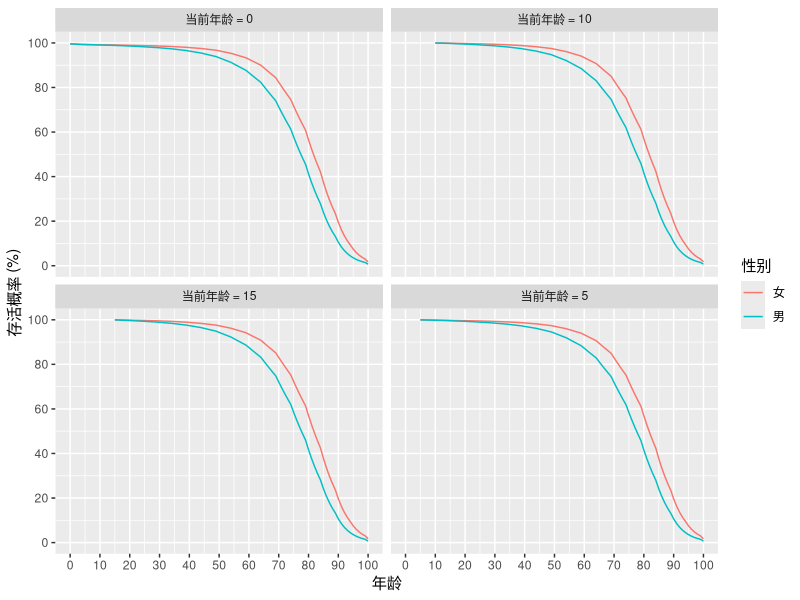
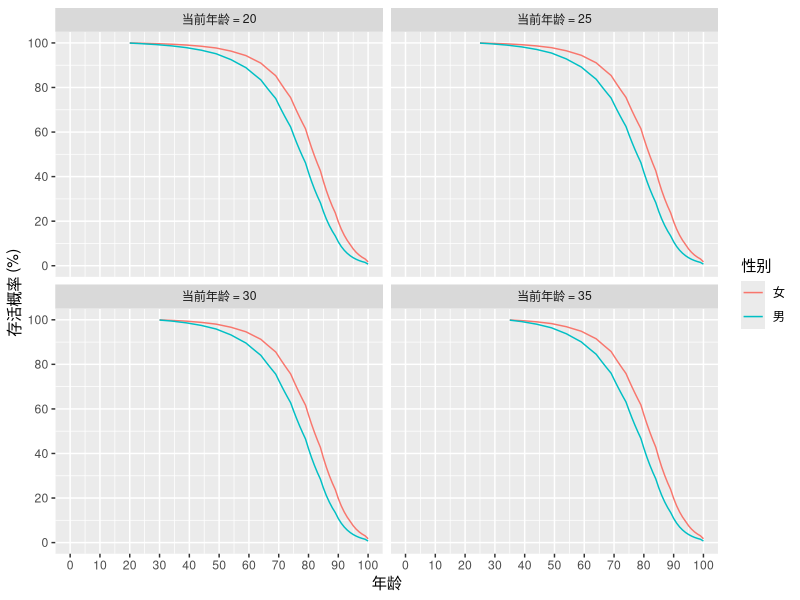
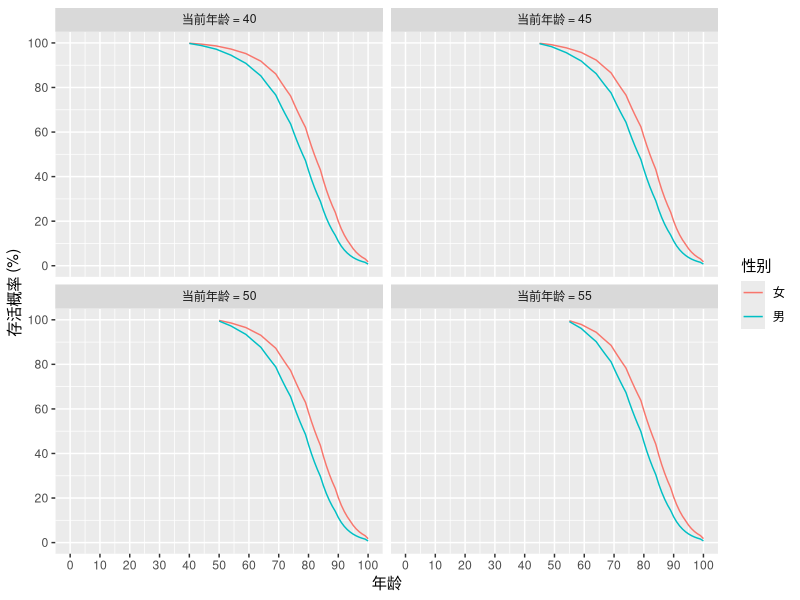
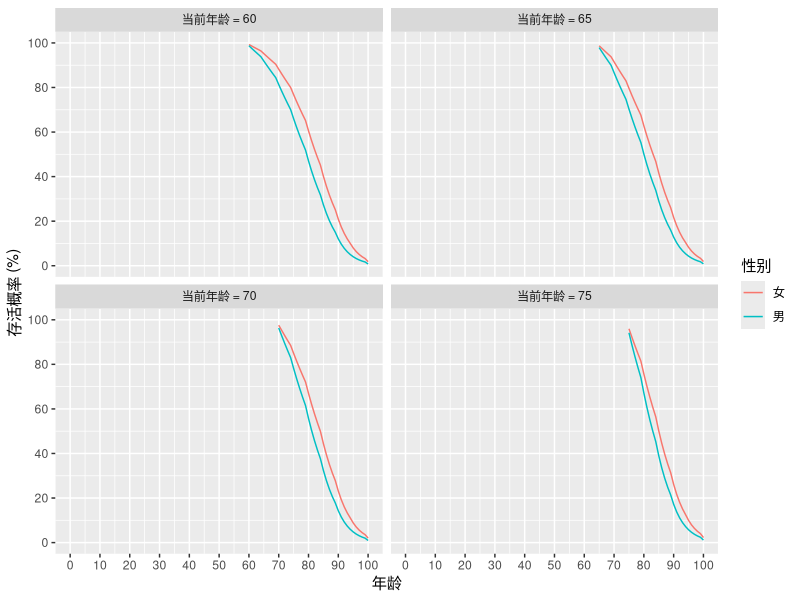
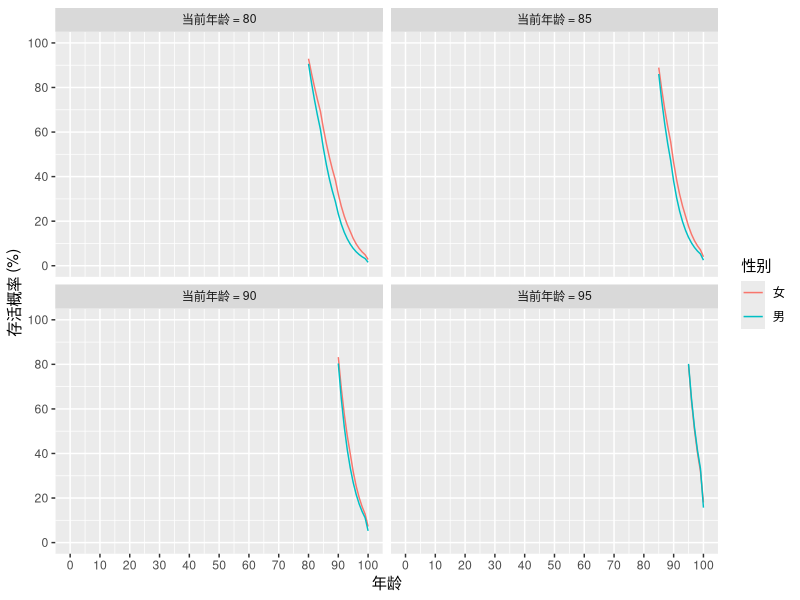

The R script that drew these images, in order:
library(tidyverse)

a <- read_tsv("data/life-time.txt")

gender <- "男"
age <- 37

dl <- NULL

for (gender in c("男", "女")) {
  for (age_level in seq(0, 95, by = 5)) {
    message("process: ", gender, ", ", age_level)
    b <- tibble(age_lower = a$`年龄下限`,
                age_upper = a$`年龄上限`,
                total = a[[paste0("总人口数_", gender)]],
                dead = a[[paste0("死亡人数_", gender)]])
    
    d <- tibble(age = age_level:100) %>%
      mutate(death_ratio = sapply(age, function(n) {
        b %>% filter(n >= age_lower & n <= ifelse(is.na(age_upper), Inf, age_upper)) %>% with(dead / total)
      }))
    
    d <- d %>%
      mutate(death_prob = ifelse(row_number() == 1, death_ratio, NA),
             survival_prob = ifelse(row_number() == 1, 1 - death_ratio, NA))
    
    for (i in 2:nrow(d)) {
      d$death_prob[[i]] <- d$survival_prob[[i - 1]] * d$death_ratio[[i]]
      d$survival_prob[[i]] <- d$survival_prob[[i - 1]] * (1 - d$death_ratio[[i]])
    }
    d <- d %>% mutate(age_level = age_level, gender = gender)

    if (is.null(dl)) {
      dl <- d
    } else {
      dl <- rbind(dl, d)
    }
  }
}

for (i in 0:4) {
  g <- dl %>%
    arrange(age) %>%
    filter(floor(age_level / 20) == i) %>%
    ggplot(aes(x = age, y = survival_prob * 100, color = gender, group = gender)) +
    geom_path() +
    facet_wrap(~ paste0("当前年龄 = ", age_level)) +
    scale_x_continuous(breaks = seq(0,100,by=10), limits = c(0,100)) +
    scale_y_continuous(breaks = seq(0,100,by=20), limits = c(0,100)) +
    labs(x = "年龄", y = "存活概率 (%)", color = "性别")
  g %>% ggsave(filename = paste0("plot.", (i + 1), ".png"), width = 8, height = 6)
}
